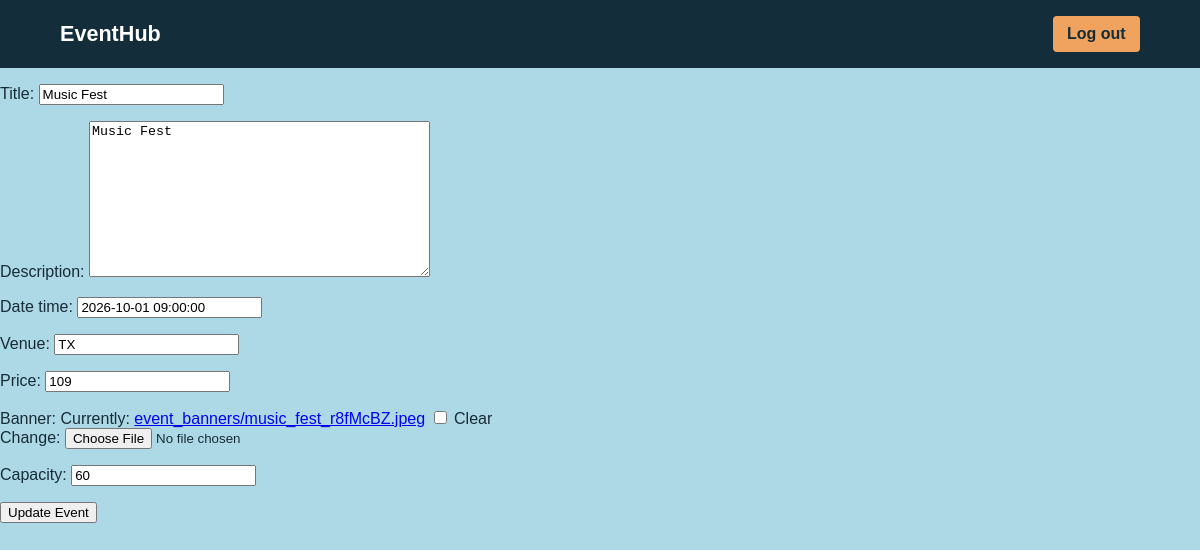
Screenshot of /events/edit/1 (signed in) with the database file from the repository.
### myapp/models.py (models this page shows, shortened)
class Event(models.Model):
    organizer = models.ForeignKey(Organizer,on_delete=models.CASCADE,related_name='events')
    title = models.CharField(max_length=100)
    created_at = models.DateTimeField(auto_now_add=True)
    description = models.TextField()
    price = models.IntegerField()
    venue = models.CharField(max_length=100)
    date_time = models.DateTimeField()
    capacity = models.PositiveIntegerField()
    banner = models.ImageField(upload_to='event_banners/',blank=True,null=False)

### myapp/views.py (the view)
# urls.py: path('events/edit/<int:id>',views.edit_event,name="edit_event"),
@login_required
def edit_event(request, id):
    event = Event.objects.get(id=id)
    if request.method=="POST":
        form = EventForm(request.POST, request.FILES or None, instance=event)
        if form.is_valid():
            form.save()
            return redirect('myapp:events')
    else:
        form = EventForm(instance=event)
    return render(request,"myapp/edit_event.html",{'form': form})

### myapp/forms.py
class EventForm(forms.ModelForm):
    class Meta:
        model = Event
        fields = ['title', 'description', 'date_time', 'venue', 'price', 'banner', 'capacity']

### myapp/templates/myapp/edit_event.html (shortened to what this page needs)
{% extends "myapp/base.html" %}
{% block body %}
<form action="" method="POST" enctype="multipart/form-data" class="card" style="max-width: 520px">
    {{form.as_p}}
    <button type="submit">Update Event</button>
    </form>
{% endblock %}

### myapp/static/myapp/style.css (style rules this page uses)
body { background-color: lightblue; margin: 0; color: #172c37; font-family: "Trebuchet MS", Verdana, sans-serif; }

### rows the page displays
Event: title "Music Fest", description "Music Fest", date_time "2026-10-01 09:00:00", venue "TX", price "109", capacity "60"
